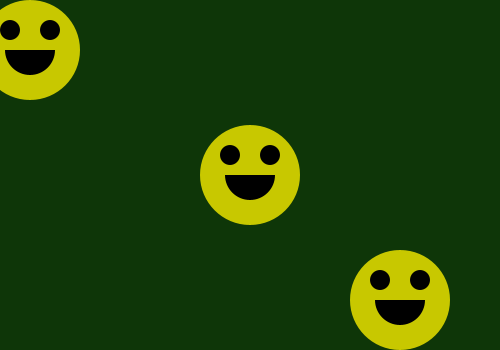
Frame 1 (no input)
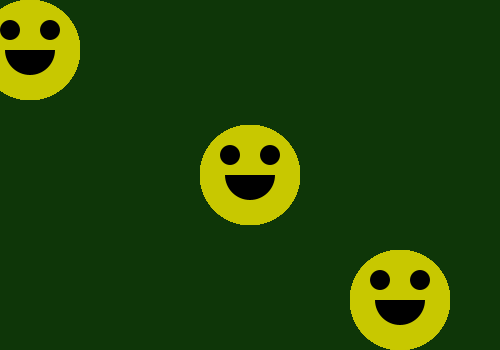
Frame 60 (the mouse pressed at the canvas centre just before this capture)
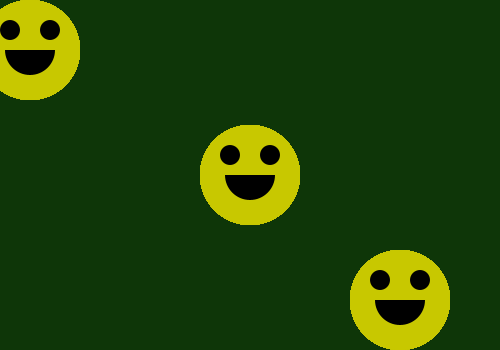
Frame 120 (the mouse held since frame 60 and released just before this capture)

The Processing sketch that drew these frames (run headless with seeded random() and noise(); from frame 60 on, the mouse is pressed at the canvas centre):

// Processing sketch: Functions_Now_With_Parameters
// ── Functions_Now_With_Parameters.pde
void setup()
{
  size(500, 350);
  background(14, 54, 8);
  smooth();
  ellipseMode(CENTER);
}

void draw()
{
  happy(width/2, height/2);
  happy(30,50);
  happy(400,300);
}

void happy(float face_center_x, float face_center_y)
{
  noStroke();
  fill(200,200,0);
  ellipse(face_center_x, face_center_y, 100,100);
  fill(0);
  ellipse(face_center_x - 20, face_center_y - 20, 20,20);
  ellipse(face_center_x + 20, face_center_y - 20, 20,20);
  arc(face_center_x,face_center_y,50,50,0,PI);
}

void mousePressed() {
  happy(mouseX, mouseY);
}
